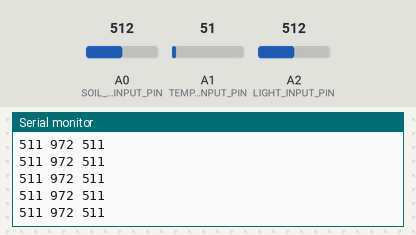
Bench run of a sketch on a simulated Arduino Uno, built with avr-gcc and run on an emulated ATmega328P. Shown: the last lines printed to the serial monitor. The test bench sets the inputs (shaded band); at power-on: A0 (SOIL_SENSOR_INPUT_PIN) = 512, A1 (TEMPERATURE_INPUT_PIN) = 51, A2 (LIGHT_INPUT_PIN) = 512.

Above: at 8.7 s.
8.8 s: A0 (SOIL_SENSOR_INPUT_PIN) set to 917
At 8.88 s:
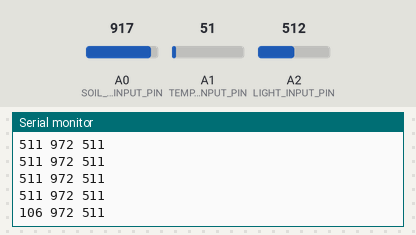
11.8 s: A0 (SOIL_SENSOR_INPUT_PIN) set to 936
At 11.8 s:
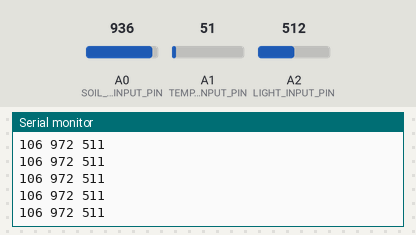
Timing chart, 0 to 14.3 s (numbered marks = the images above; inputs shaded):
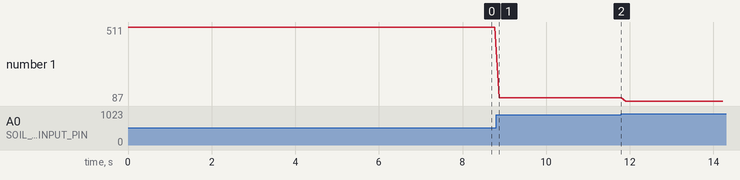

The sketch:

basic_sensor_readings.ino
```cpp
int SOIL_SENSOR_INPUT_PIN = 0;
int TEMPERATURE_INPUT_PIN = 1;
int LIGHT_INPUT_PIN = 2;
int BAUD = 9600;
int DELAY = 100;
int TEN_BITS = 1023;

void setup()
{
  Serial.begin(BAUD);
  pinMode(SOIL_SENSOR_INPUT_PIN, INPUT);
  pinMode(TEMPERATURE_INPUT_PIN, INPUT);
  pinMode(LIGHT_INPUT_PIN, INPUT);
}

void loop()
{
  Serial.println(
    ""
    + String(TEN_BITS - analogRead(SOIL_SENSOR_INPUT_PIN)) + " "
    + String(TEN_BITS - analogRead(TEMPERATURE_INPUT_PIN)) + " "
    + String(TEN_BITS - analogRead(LIGHT_INPUT_PIN)) + " "
    );

  delay(DELAY);
}
```

Measured:
- after the input at 8.8 s, the serial monitor: prints a new line after 0.07 s (image 1)
- plotted number 1: 511 → 106 after the input at 8.8 s, 106 → 87 after the input at 11.8 s
